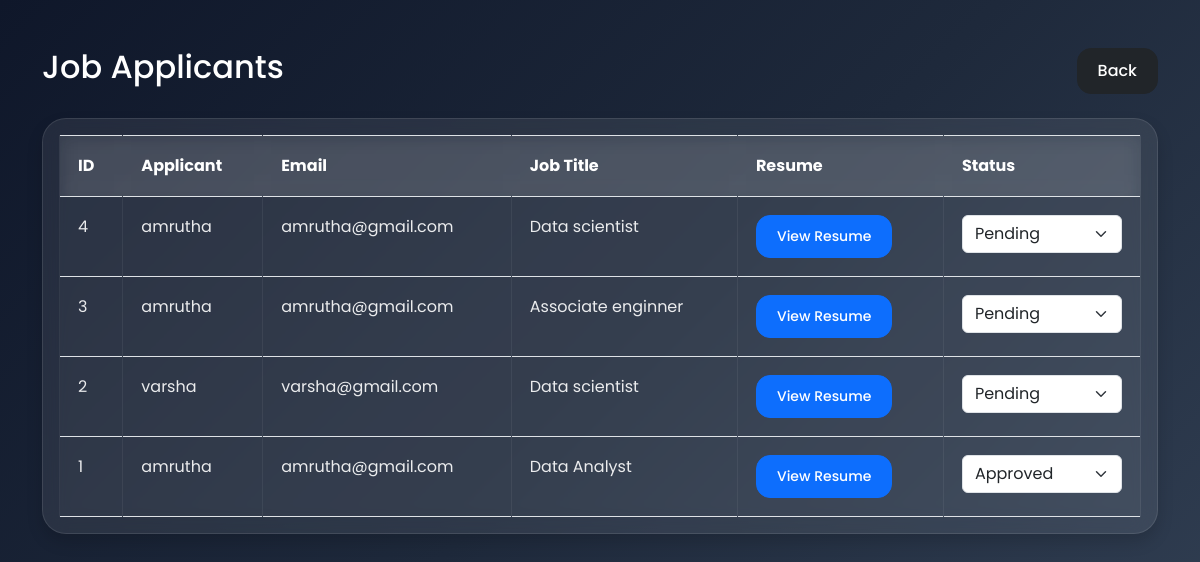
/admin/applicants.php (signed in), run on the app's committed database.
### tables this page shows
CREATE TABLE `applications` (
  `id` int NOT NULL AUTO_INCREMENT,
  `user_id` int DEFAULT NULL,
  `job_id` int DEFAULT NULL,
  `resume` varchar(255) DEFAULT NULL,
  `status` varchar(50) DEFAULT 'Pending',
  `created_at` timestamp NULL DEFAULT CURRENT_TIMESTAMP,
  PRIMARY KEY (`id`)
);

CREATE TABLE `users` (
  `id` int NOT NULL AUTO_INCREMENT,
  `name` varchar(100) DEFAULT NULL,
  `email` varchar(100) DEFAULT NULL,
  `password` varchar(255) DEFAULT NULL,
  `role` enum('admin','user') DEFAULT 'user',
  `created_at` timestamp NULL DEFAULT CURRENT_TIMESTAMP,
  PRIMARY KEY (`id`),
  UNIQUE KEY `email` (`email`)
);

CREATE TABLE `jobs` (
  `id` int NOT NULL AUTO_INCREMENT,
  `title` varchar(255) DEFAULT NULL,
  `company` varchar(255) DEFAULT NULL,
  `location` varchar(255) DEFAULT NULL,
  `salary` varchar(100) DEFAULT NULL,
  `description` text,
  `created_at` timestamp NULL DEFAULT CURRENT_TIMESTAMP,
  PRIMARY KEY (`id`)
);

### admin/applicants.php (the view, shortened to what this page needs)
<?php
include '../config/db.php';
$sql = "SELECT applications.*,
        users.name,
        users.email,
        jobs.title
        FROM applications
        JOIN users ON applications.user_id = users.id
        JOIN jobs ON applications.job_id = jobs.id
        ORDER BY applications.id DESC";
$result = mysqli_query($conn, $sql);
?>
<!DOCTYPE html>
<html lang="en">
<head>
    <link href="https://cdn.jsdelivr.net/npm/bootstrap@5.3.3/dist/css/bootstrap.min.css" rel="stylesheet">
      <link rel="stylesheet"
          href="../assets/css/style.css">
</head>
<body>
<div class="container mt-5">
    <div class="d-flex justify-content-between align-items-center mb-4">
        <h2>Job Applicants</h2>
        <a href="dashboard.php"
           class="btn btn-dark">
            Back
        </a>
    </div>
    <div class="card shadow">
        <div class="card-body">
            <table class="table table-bordered table-hover">
                <thead >
                    <tr>
                        <th>ID</th>
                        <th>Applicant</th>
                        <th>Email</th>
                        <th>Job Title</th>
                        <th>Resume</th>
                        <th>Status</th>
                    </tr>
                </thead>
                <tbody>
                <?php while($row = mysqli_fetch_assoc($result)) { ?>
                    <tr>
                        <td>
                            <?php echo $row['id']; ?>
                        </td>
                        <td>
                            <?php echo $row['name']; ?>
                        </td>
                        <td>
                            <?php echo $row['email']; ?>
                        </td>
                        <td>
                            <?php echo $row['title']; ?>
                        </td>
                        <td>
                            <a href="../uploads/<?php echo $row['resume']; ?>"
                               target="_blank"
                               class="btn btn-primary btn-sm">
                                View Resume
                            </a>
                        </td>
                        <td>
    <form method="POST" action="update-status.php">
        <select name="status"
                class="form-select"
                onchange="this.form.submit()">
            <option value="Pending"
                <?php if($row['status'] == 'Pending') echo 'selected'; ?>>
                Pending
            </option>
            <option value="Approved"
                <?php if($row['status'] == 'Approved') echo 'selected'; ?>>
                Approved
            </option>
        </select>
    </form>
</td>
                    </tr>
                <?php } ?>
                </tbody>
            </table>
        </div>
    </div>
</div>
</body>
</html>

### assets/css/style.css (style rules this page uses)
* { margin: 0; padding: 0; box-sizing: border-box; font-family: 'Poppins', sans-serif; }
html, body { height: 100%; }
body { min-height: 100vh; display: flex; flex-direction: column; background: linear-gradient( 135deg, #0f172a, #1e293b, #334155 ); color: white; }
.card { background: rgba(255,255,255,0.08) !important; border: 1px solid rgba(255,255,255,0.1) !important; backdrop-filter: blur(12px); border-radius: 24px !important; box-shadow: 0 8px 32px rgba(0,0,0,0.3); transition: 0.3s ease; }
h1, h2, h3, h4, h5, h6 { color: white; }
p, label, td, th { color: rgba(255,255,255,0.85); }
.btn { border-radius: 14px; padding: 10px 20px; font-weight: 500; transition: 0.3s; }
.table { margin-bottom: 0; background: transparent !important; }
.table thead { background: rgba(255,255,255,0.08); backdrop-filter: blur(10px); }
.table thead th { color: white !important; border-color: rgba(255,255,255,0.08) !important; padding: 18px; background: transparent !important; }
.table tbody tr { background: rgba(255,255,255,0.03) !important; transition: 0.3s; }
.table tbody td { color: rgba(255,255,255,0.9) !important; border-color: rgba(255,255,255,0.06) !important; padding: 18px; background: transparent !important; }
a { text-decoration: none; }
html { scroll-behavior: smooth; }

### data on the page
applications: id "4", user.name "amrutha", user.email "amrutha@gmail.com", job.title "Data scientist", status "Pending"
applications: id "3", user.name "amrutha", user.email "amrutha@gmail.com", job.title "Associate enginner", status "Pending"
applications: id "2", user.name "varsha", user.email "varsha@gmail.com", job.title "Data scientist", status "Pending"
applications: id "1", user.name "amrutha", user.email "amrutha@gmail.com", job.title "Data Analyst", status "Approved"
